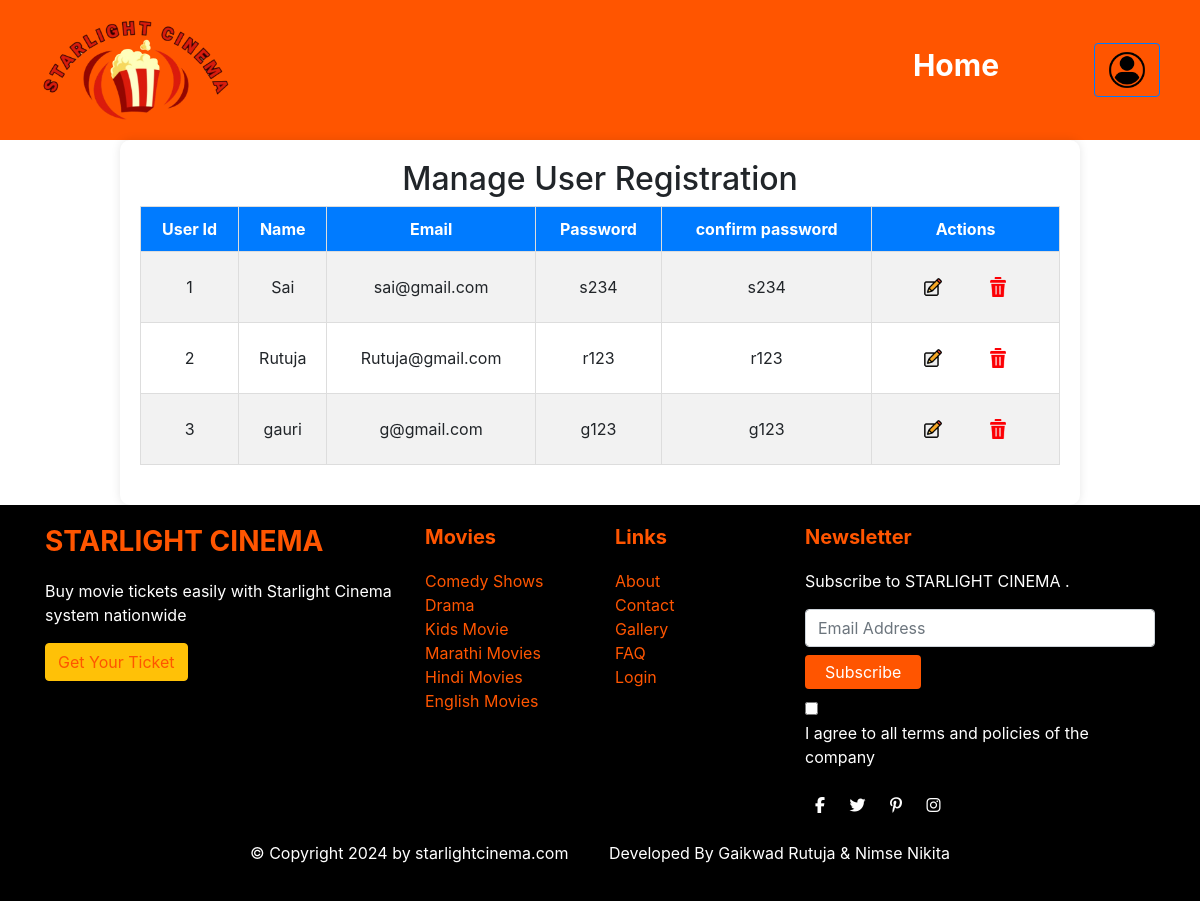
Page /Admin/pages/manage-registration.php on the earlier database version.
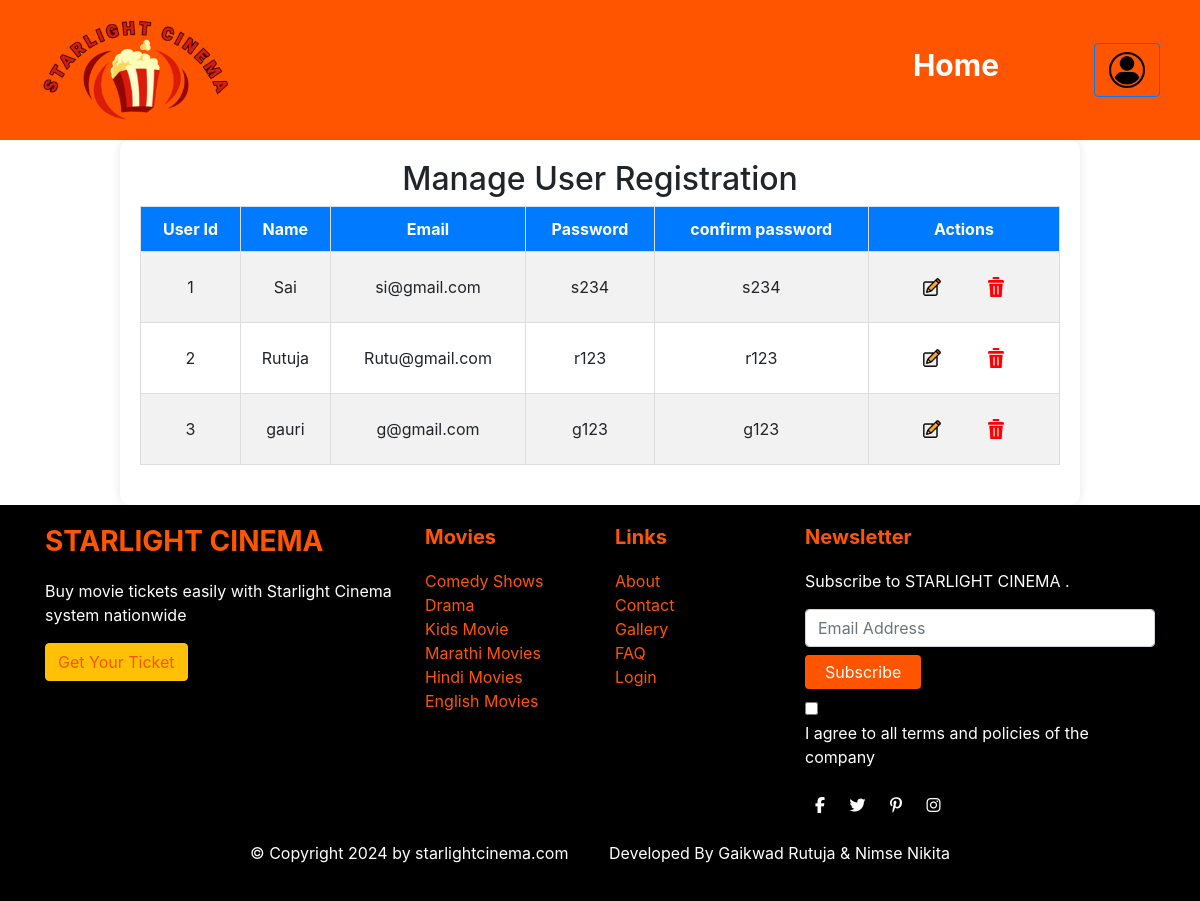
Same page on the later database version.
### tables this page shows
CREATE TABLE `user_registration` (
  `id` int(11) NOT NULL,
  `user_name` varchar(30) NOT NULL,
  `email` varchar(30) NOT NULL,
  `password` varchar(30) NOT NULL,
  `confirm_password` varchar(30) NOT NULL
);

### Admin/pages/manage-registration.php (the view, shortened to what this page needs)
<?php
$databaseHost = "localhost";
$databaseName = "movieticketdb";
$databaseUsername = "root";
$databasePassword = "";
$con = new mysqli($databaseHost, $databaseUsername, $databasePassword,$databaseName)or die($conn->connect_error());
$sql = "SELECT * FROM user_registration ORDER BY id DESC";
 $query= $con->query($sql)
?>
<!DOCTYPE html>
<html lang="en">
<head>
    <link rel="stylesheet" href="./../css/addmovie.css">
    <link rel="stylesheet" href="./../css/manage-registration.css">
    <link rel="stylesheet" href="https://stackpath.bootstrapcdn.com/bootstrap/4.5.2/css/bootstrap.min.css">
</head>
<body>
    <header class="header">
        <div class="logo"><img src=".\..\..\Images\logo2.png" class="logo-img"></div>
        <nav class="nav">
        <ul>
            <li><a href="./admin-dashboard.php" style="margin-right:50px; font-size:30px;" >Home</a></li>
            <div class="d-flex align-items-center">
            <a href="./login.php" class="btn btn-outline-primary">
        <i class="bi bi-person"></i><img src =".\..\..\Images\login.png" style="height:40px;">
      </a>
    </div>
            </ul>
        </nav>
    </header>
    <div class="containers">
        <h2> Manage User Registration</h2>
        <table class="movie-table">
            <thead>
                <tr>
                    <th>User Id</th>
                    <th>Name</th>
                    <th>Email</th>
                    <th>Password</th>
                    <th>confirm password</th>
                    <th>Actions</th>
                </tr>
            </thead>
            <tbody>
                <tr>
                <?php
$i=0;
while ($res = $query->fetch_assoc())
 {
  echo "<tr>";
  echo" <td >".++$i."</td>";
  echo "<td>".$res['user_name']."</td>";
  echo "<td>".$res['email']."</td>";
  echo "<td>".$res['password']."</td>";
  echo "<td>".$res['confirm_password']."</td>";
  echo "<td>";
  echo "<a href='./update-registration.php?id=".$res['id']."'>
          <img src='./../../Images/admin-images/edit2.png' alt='Edit' class='icon' style='height:40px;'>
        </a>";
  echo "<a href='.\delete-reg.php?id=".$res['id']."'>
          <img src='.\..\..\Images\admin-images\delete.png' alt='Delete' class='icon' style='height:40px;'>
        </a>";
  echo "</td>";
  echo "</tr>";
}
?>
            </tbody>
        </table>
    </div>
      <div class="footer">
    <div class="container" style="background-color:black;">
        <div class="row">
            <div class="col-md-4">
                <h3 class="footer-title">STARLIGHT CINEMA</h3>
                <p>Buy movie tickets easily with Starlight Cinema system nationwide</p>
                <a href="#" class="btn btn-warning">Get Your Ticket</a>
            </div>
            <div class="col-md-2">
                <h5 class="footer-title">Movies</h5>
                <ul class="list-unstyled">
                    <li><a href="#">Comedy Shows</a></li>
                    <li><a href="#">Drama</a></li>
                    <li><a href="#">Kids Movie</a></li>
                    <li><a href="#">Marathi Movies</a></li>
                    <li><a href="#">Hindi Movies</a></li>
                    <li><a href="#">English Movies</a></li>
                </ul>
            </div>
            <div class="col-md-2">
                <h5 class="footer-title">Links</h5>
                <ul class="list-unstyled">
                    <li><a href="#">About</a></li>
                    <li><a href="#">Contact</a></li>
                    <li><a href="#">Gallery</a></li>
                    <li><a href="#">FAQ</a></li>
                    <li><a href="#">Login</a></li>
                </ul>
                </div>
            <div class="col-md-4">
                <h5 class="footer-title">Newsletter</h5>
                <p>Subscribe to STARLIGHT CINEMA .</p>
                <div class="newsletter">
                    <input type="email" class="form-control" placeholder="Email Address">
                    <button class="btn btn-warning mt-2">Subscribe</button>
                </div>
                <div class="mt-2">
                    <input type="checkbox" id="terms">
                    <label for="terms">I agree to all terms and policies of the company</label>
                </div>
                <div class="social-icons mt-3">
                    <a href="#"><i class="fab fa-facebook-f"></i></a>
                    <a href="#"><i class="fab fa-twitter"></i></a>
                    <a href="#"><i class="fab fa-pinterest-p"></i></a>
                    <a href="#"><i class="fab fa-instagram"></i></a>
                </div>
            </div>
        </div>
        <div class="text-center mt-4">
            <p>&copy; Copyright 2024 by starlightcinema.com  &nbsp; &nbsp; &nbsp; &nbsp;    Developed By Gaikwad Rutuja & Nimse Nikita</p>
        </div>
    </div>
</div>
</body>
</html>

Differences in the rows shown:
changed user_registration "Sai": email "sai@gmail.com" → "si@gmail.com"
changed user_registration "Rutuja": email "Rutuja@gmail.com" → "Rutu@gmail.com"
